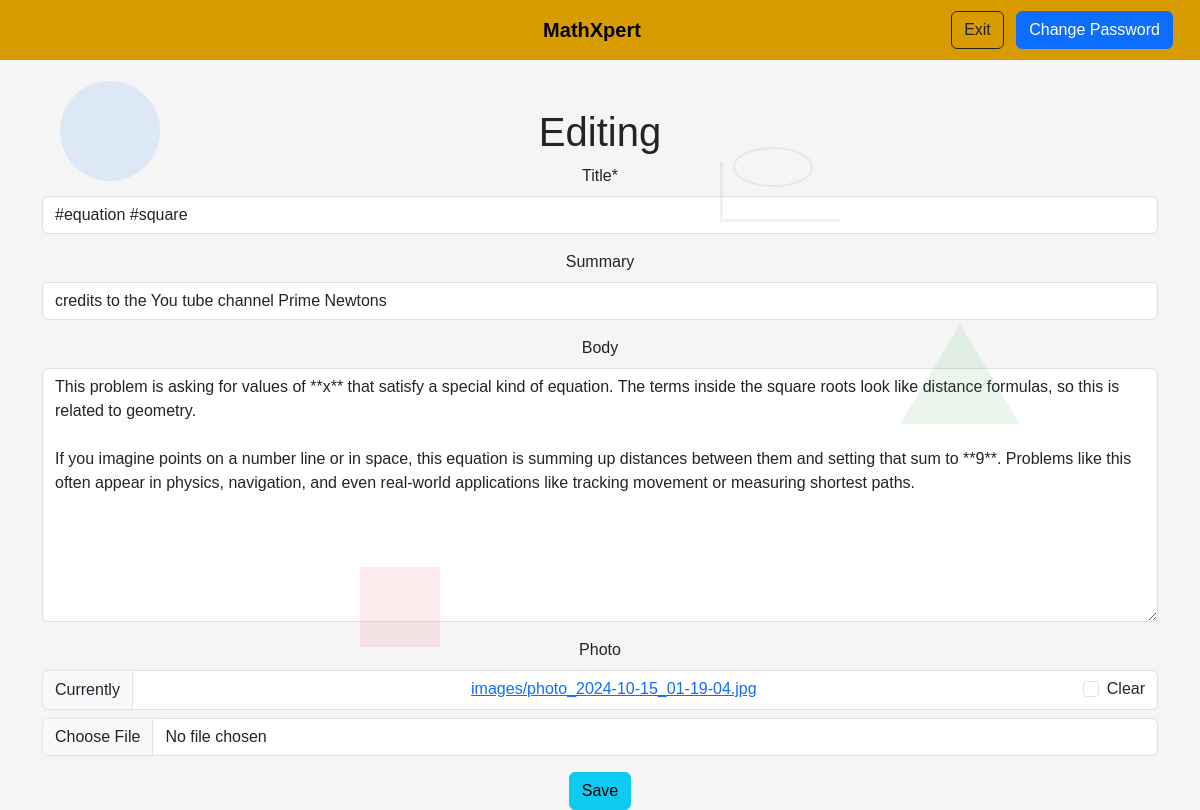
The app's page /articles/5/edit/ (signed in) with its own data.
### articles/models.py (models this page shows, shortened)
class Article(models.Model):
    title=models.CharField(max_length=255)
    summary=models.CharField(max_length=200,blank=True)
    body=RichTextField(blank=True,null=True)
    photo=models.ImageField(upload_to='images/',blank=True)
    date=models.DateTimeField(auto_now_add=True)
    author=models.ForeignKey(
        get_user_model(),
        on_delete=models.CASCADE,
    )

### articles/views.py (the view)
# urls.py: path('<int:pk>/edit/',ArticleUpdateView.as_view(),name='article_edit'),
class ArticleUpdateView(LoginRequiredMixin,UserPassesTestMixin,UpdateView):
    model=Article
    fields=['title','summary','body','photo']
    template_name='article_edit.html'
    def test_func(self):
        obj=self.get_object()
        return obj.author==self.request.user

### templates/article_edit.html (shortened to what this page needs)
{%extends 'base.html'%}
{%load crispy_forms_tags%}
{%block content%}
<h1>Editing</h1>
<form method="post" enctype="multipart/form-data">{%csrf_token%}
    {{form|crispy}}
    <button class="btn btn-info ml-2" type="submit">Save</button>
</form>
{%endblock content%}

### templates/base.html (style rules this page uses)
body { background-color: #f5f5f5; font-family: 'Arial', sans-serif; position: relative; overflow-x: hidden; }

### records on screen
Article: title "#equation #square", summary "credits to the You tube channel Prime Newtons", body "This problem is asking for values of **x** that satisfy a special kind of equation. The terms inside the square roots look like distance formulas, so this is related to geometry. If you imagine points on a number line or in space, this equation is summing up distances between them and setting that sum to **9**. Problems like this often appear in physics, navigation, and even real-world applications like tracking movement or measuring shortest paths."
